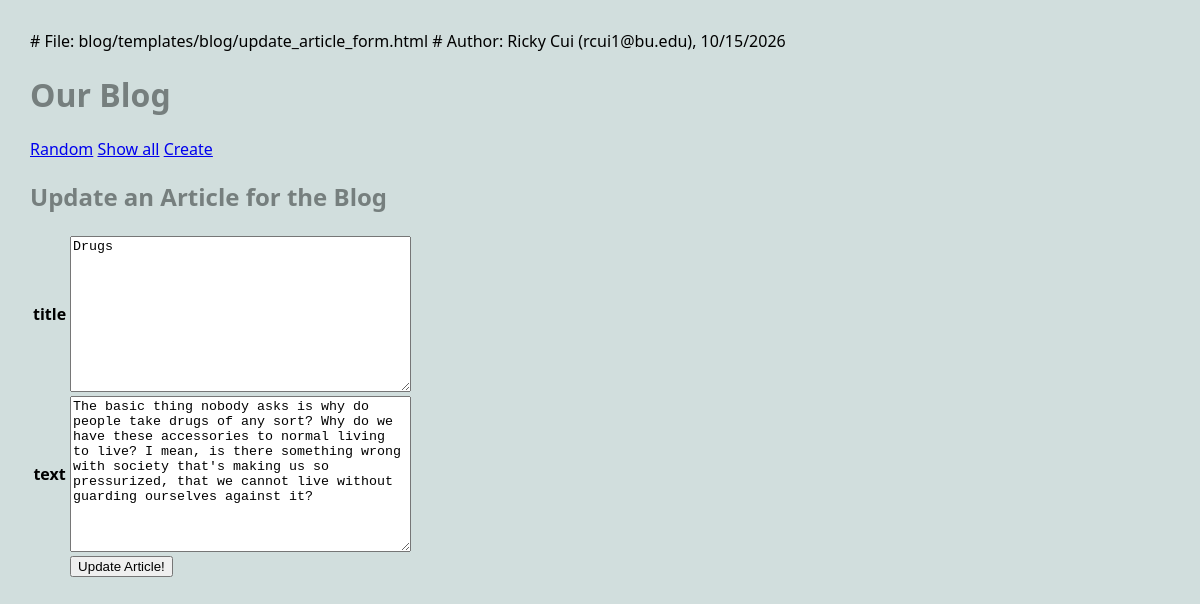
The page /blog/article/1/update on the database its author committed.
### blog/models.py (models this page shows, shortened)
class Article(models.Model):
    title = models.TextField(blank=True)
    author = models.TextField(blank=True)
    text = models.TextField(blank=True)
    published = models.DateTimeField(auto_now=True)
    image_url = models.URLField(blank=True)

### blog/views.py (the view, shortened to what this page needs)
# urls.py: path('article/<int:pk>/update', UpdateArticleView.as_view(), name="update_article"),
class UpdateArticleView(UpdateView):
    model = Article
    form_class = UpdateArticleForm
    template_name = "blog/update_article_form.html"

### blog/forms.py
class UpdateArticleForm(forms.ModelForm):
    class Meta:
        model = Article
        fields = ['title', 'text', ]  # which fields from model should we use

### blog/templates/blog/update_article_form.html (shortened to what this page needs)
{% extends 'blog/base.html' %}
{% block content %}
<h2>Update an Article for the Blog</h2>
<form method = 'POST' enctype="multipart/form-data">
    <table>
    {% for field in form %}
    <tr>
        <th>{{field.name}}</th>
        <td>{{field}}</td>
    </tr>
    {% endfor %}
    <tr>
        <td></td>
        <td>
            <input type='submit' name = 'update_article' value= 'Update Article!'>
        </td>
    </tr>
    </table>
</form>
{% endblock %}

### static/styles-blog.css (style rules this page uses)
body { margin: 30px; background: #d1dedd; font-family:'Segoe UI', Tahoma, Geneva, Verdana, sans-serif; }
h1, h2, h3 { color: #767f7e; }

### rows shown on the page
Article: form "Drugs" "The basic thing nobody asks is why do people take drugs of any sort? Why do we have these accessories to normal living to live? I mean, is there something wrong with society that's making us so pressurized, that we cannot live without guarding ourselves against it?"

### other values the page prints
{{ field.name }} "title" "text"
